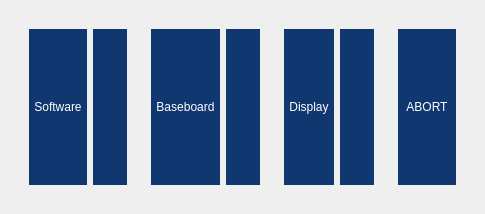
    <widget class="QWidget" name="tabFooter" native="true">
     <layout class="QGridLayout" name="gridLayoutFooter">
      <item row="0" column="0">
       <widget class="QListWidget" name="lstWgtSelection">
        <property name="layoutDirection">
         <enum>Qt::RightToLeft</enum>
        </property>
        <property name="styleSheet">
         <string notr="true">background: transparent</string>
        </property>
        <property name="frameShape">
         <enum>QFrame::NoFrame</enum>
        </property>
        <property name="editTriggers">
         <set>QAbstractItemView::NoEditTriggers</set>
        </property>
        <property name="showDropIndicator" stdset="0">
         <bool>false</bool>
        </property>
        <property name="dragDropMode">
         <enum>QAbstractItemView::NoDragDrop</enum>
        </property>
        <property name="iconSize">
         <size>
          <width>100</width>
          <height>100</height>
         </size>
        </property>
        <property name="movement">
         <enum>QListView::Static</enum>
        </property>
        <property name="viewMode">
         <enum>QListView::IconMode</enum>
        </property>
        <property name="uniformItemSizes">
         <bool>true</bool>
        </property>
        <property name="sortingEnabled">
         <bool>false</bool>
        </property>
       </widget>
      </item>
      <item row="0" column="0">
       <widget class="QWidget" name="wgtFooterMenu" native="true">
        <layout class="QGridLayout" name="gridLayoutFooterMenu">
         <item row="0" column="0">
          <widget class="QWidget" name="wgtFooterSoftwareMenu" native="true">
           <layout class="QGridLayout" name="gridLayoutFooterSoftwareMenu">
            <item row="0" column="0" colspan="2">
             <widget class="QPushButton" name="btnSelOS">
              <property name="sizePolicy">
               <sizepolicy hsizetype="Minimum" vsizetype="Expanding">
                <horstretch>0</horstretch>
                <verstretch>0</verstretch>
               </sizepolicy>
              </property>
              <property name="styleSheet">
               <string notr="true">background-color: rgb(16, 55, 112); color: white;
                                        border-style:solid; border-width:1px; border-color:rgb(16, 55, 112); padding:
                                        4px;
                                      </string>
              </property>
              <property name="text">
               <string>Software</string>
              </property>
             </widget>
            </item>
            <item row="0" column="2">
             <widget class="QPushButton" name="btnSelOSIcon">
              <property name="sizePolicy">
               <sizepolicy hsizetype="Expanding" vsizetype="Expanding">
                <horstretch>0</horstretch>
                <verstretch>0</verstretch>
               </sizepolicy>
              </property>
              <property name="styleSheet">
               <string notr="true">background-color: rgb(16, 55, 112); color: white;
                                        border-style:solid; border-width:1px; border-color:rgb(16, 55, 112);
                                      </string>
              </property>
             </widget>
            </item>
           </layout>
          </widget>
         </item>
         <item row="0" column="1">
          <widget class="QWidget" name="wgtFooterDisplayMenu" native="true">
           <layout class="QGridLayout" name="gridLayoutFooterDisplayMenu">
            <item row="0" column="0" colspan="2">
             <widget class="QPushButton" name="btnSelBaseboard">
              <property name="sizePolicy">
               <sizepolicy hsizetype="Minimum" vsizetype="Expanding">
                <horstretch>0</horstretch>
                <verstretch>0</verstretch>
               </sizepolicy>
              </property>
              <property name="styleSheet">
               <string notr="true">background-color: rgb(16, 55, 112); color: white;
                                        border-style:solid; border-width:1px; border-color:rgb(16, 55, 112); padding:
                                        4px;
                                      </string>
              </property>
              <property name="text">
               <string>Baseboard</string>
              </property>
             </widget>
            </item>
            <item row="0" column="2">
             <widget class="QPushButton" name="btnSelBaseboardIcon">
              <property name="sizePolicy">
               <sizepolicy hsizetype="Expanding" vsizetype="Expanding">
                <horstretch>0</horstretch>
                <verstretch>0</verstretch>
               </sizepolicy>
              </property>
              <property name="styleSheet">
               <string notr="true">background-color: rgb(16, 55, 112); color: white;
                                        border-style:solid; border-width:1px; border-color:rgb(16, 55, 112);
                                      </string>
              </property>
             </widget>
            </item>
           </layout>
          </widget>
         </item>
         <item row="0" column="2">
          <widget class="QWidget" name="wgtFooterBaseboardMenu" native="true">
           <layout class="QGridLayout" name="gridLayoutFooterBaseboardMenu">
            <item row="0" column="0" colspan="2">
             <widget class="QPushButton" name="btnSelDisplay">
              <property name="sizePolicy">
               <sizepolicy hsizetype="Minimum" vsizetype="Expanding">
                <horstretch>0</horstretch>
                <verstretch>0</verstretch>
               </sizepolicy>
              </property>
              <property name="styleSheet">
               <string notr="true">background-color: rgb(16, 55, 112); color: white;
                                        border-style:solid; border-width:1px; border-color:rgb(16, 55, 112); padding:
                                        4px;
                                      </string>
              </property>
              <property name="text">
               <string>Display</string>
              </property>
             </widget>
            </item>
            <item row="0" column="2">
             <widget class="QPushButton" name="btnSelDisplayIcon">
              <property name="sizePolicy">
               <sizepolicy hsizetype="Expanding" vsizetype="Expanding">
                <horstretch>0</horstretch>
                <verstretch>0</verstretch>
               </sizepolicy>
              </property>
              <property name="styleSheet">
               <string notr="true">background-color: rgb(16, 55, 112); color: white;
                                        border-style:solid; border-width:1px; border-color:rgb(16, 55, 112);
                                      </string>
              </property>
             </widget>
            </item>
           </layout>
          </widget>
         </item>
         <item row="0" column="3">
          <widget class="QWidget" name="wgtFooterButtonMenu" native="true">
           <layout class="QGridLayout" name="gridLayoutFooterButtonMenu">
            <item row="0" column="0">
             <widget class="QPushButton" name="btnFlash">
              <property name="sizePolicy">
               <sizepolicy hsizetype="Minimum" vsizetype="Expanding">
                <horstretch>0</horstretch>
                <verstretch>0</verstretch>
               </sizepolicy>
              </property>
              <property name="styleSheet">
               <string notr="true">background-color: rgb(16, 55, 112); color: white;
                                        border-style:solid; border-width:1px; border-color:rgb(16, 55, 112); padding:
                                        4px;
                                      </string>
              </property>
              <property name="text">
               <string>INSTALL</string>
              </property>
             </widget>
            </item>
            <item row="0" column="0">
             <widget class="QPushButton" name="btnAbort">
              <property name="sizePolicy">
               <sizepolicy hsizetype="Minimum" vsizetype="Expanding">
                <horstretch>0</horstretch>
                <verstretch>0</verstretch>
               </sizepolicy>
              </property>
              <property name="styleSheet">
               <string notr="true">background-color: rgb(16, 55, 112); color: white;
                                        border-style:solid; border-width:1px; border-color:rgb(16, 55, 112); padding:
                                        4px;
                                      </string>
              </property>
              <property name="text">
               <string>ABORT</string>
              </property>
             </widget>
            </item>
           </layout>
          </widget>
         </item>
        </layout>
       </widget>
      </item>
      <item row="0" column="0">
       <widget class="QWidget" name="wgtFooterInfo" native="true">
        <layout class="QHBoxLayout" name="hboxLayoutFooterInfo">
         <item>
          <widget class="QLabel" name="lblCpu">
           <property name="alignment">
            <set>Qt::AlignCenter</set>
           </property>
          </widget>
         </item>
         <item>
          <widget class="QLabel" name="lblForm">
           <property name="alignment">
            <set>Qt::AlignCenter</set>
           </property>
          </widget>
         </item>
         <item>
          <widget class="QLabel" name="lblBaseboard">
           <property name="alignment">
            <set>Qt::AlignCenter</set>
           </property>
          </widget>
         </item>
         <item>
          <widget class="QLabel" name="lblDispConf"/>
         </item>
        </layout>
       </widget>
      </item>
     </layout>
    </widget>
